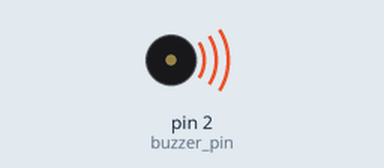
Bench run of a sketch on a simulated Arduino Uno, built with avr-gcc and run on an emulated ATmega328P. Parts: buzzer (waves = sounding, pin HIGH).

Above: at 0.5 s.
Timing chart, 0 to 4.6 s (numbered marks = the images above):
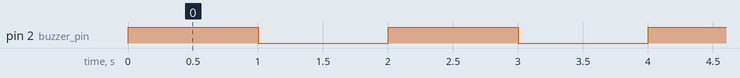

The sketch:

app.ino
```cpp
const int buzzer_pin = 2;

void setup() {
  pinMode(buzzer_pin, OUTPUT);
}

void loop() {
  digitalWrite(buzzer_pin, HIGH);
  delay(1000);
  digitalWrite(buzzer_pin, LOW);
  delay(1000);
}
```

Measured:
- by itself, pin 2 (buzzer_pin): alternates HIGH for 1.0 s and LOW for 1.0 s
